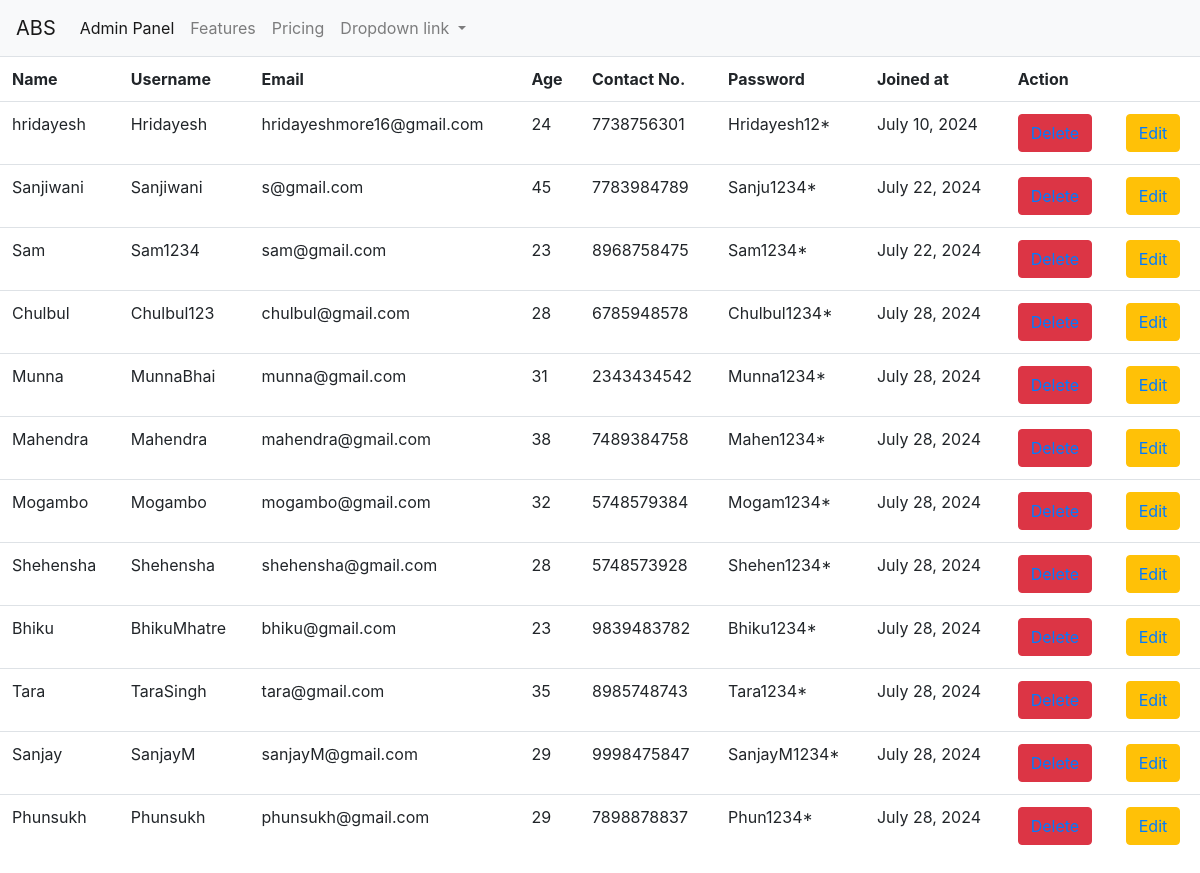
Page /staff_list on the committed database.
### ABS/models.py (models this page shows, shortened)
class App_User(models.Model):
    f_name = models.CharField(max_length=30)
    m_name = models.CharField(max_length=30)
    l_name = models.CharField(max_length=30)
    username = models.CharField(max_length=30)
    email = models.EmailField(max_length=30)
    age = models.IntegerField()
    contact = models.IntegerField()
    password = models.CharField(max_length=30)
    Confirm_password = models.CharField(max_length=30)
    created = models.DateField(default=timezone.now)
    is_user = models.BooleanField(default=True)
    is_staff = models.BooleanField(default=False)
    is_admin = models.BooleanField(default=False)
    class Meta:
        db_table = "user"

### ABS/views.py (the view)
# urls.py: path('staff_list',v.slist),
def slist(request):
    staff = App_User.objects.filter(is_staff=True)
    context = {'ul':staff}
    return render(request,'slist.html',context)

### ABS/templates/slist.html
{%load static%}
{%include 'admin-navbar.html'%}
<link rel="stylesheet" href="{%static 'css/bmin.css'%}">
<table class="table">
    <tr>
        <th>Name</th>
        <th>Username</th>
        <th>Email</th>
        <th>Age</th>
        <th>Contact No.</th>
        <th>Password</th>
        <th>Joined at</th>
        <th colspan="2">Action</th>
    </tr>
    {%for i in ul%}
    <tr>
        <td>{{i.f_name}}</td>
        <td>{{i.username}}</td>
        <td>{{i.email}}</td>
        <td>{{i.age}}</td>
        <td>{{i.contact}}</td>
        <td>{{i.password}}</td>
        <td>{{i.created}}</td>
        <td><button class="btn btn-danger"><a href="delete/{{i.id}}">Delete</a></button></td>
        <td><button class="btn btn-warning"><a href="edit/{{i.id}}">Edit</a></button></td>
    </tr>
    {%endfor%}
</table>

### rows in the picture
App_User: f_name "hridayesh", username "Hridayesh", email "hridayeshmore16@gmail.com", age "24", contact "7738756301", password "Hridayesh12*", created "July 10, 2024"
App_User: f_name "Sanjiwani", username "Sanjiwani", email "s@gmail.com", age "45", contact "7783984789", password "Sanju1234*", created "July 22, 2024"
App_User: f_name "Sam", username "Sam1234", email "sam@gmail.com", age "23", contact "8968758475", password "Sam1234*", created "July 22, 2024"
App_User: f_name "Chulbul", username "Chulbul123", email "chulbul@gmail.com", age "28", contact "6785948578", password "Chulbul1234*", created "July 28, 2024"
App_User: f_name "Munna", username "MunnaBhai", email "munna@gmail.com", age "31", contact "2343434542", password "Munna1234*", created "July 28, 2024"
App_User: f_name "Mahendra", username "Mahendra", email "mahendra@gmail.com", age "38", contact "7489384758", password "Mahen1234*", created "July 28, 2024"
App_User: f_name "Mogambo", username "Mogambo", email "mogambo@gmail.com", age "32", contact "5748579384", password "Mogam1234*", created "July 28, 2024"
App_User: f_name "Shehensha", username "Shehensha", email "shehensha@gmail.com", age "28", contact "5748573928", password "Shehen1234*", created "July 28, 2024"
App_User: f_name "Bhiku", username "BhikuMhatre", email "bhiku@gmail.com", age "23", contact "9839483782", password "Bhiku1234*", created "July 28, 2024"
App_User: f_name "Tara", username "TaraSingh", email "tara@gmail.com", age "35", contact "8985748743", password "Tara1234*", created "July 28, 2024"
App_User: f_name "Sanjay", username "SanjayM", email "sanjayM@gmail.com", age "29", contact "9998475847", password "SanjayM1234*", created "July 28, 2024"
App_User: f_name "Phunsukh", username "Phunsukh", email "phunsukh@gmail.com", age "29", contact "7898878837", password "Phun1234*", created "July 28, 2024"
